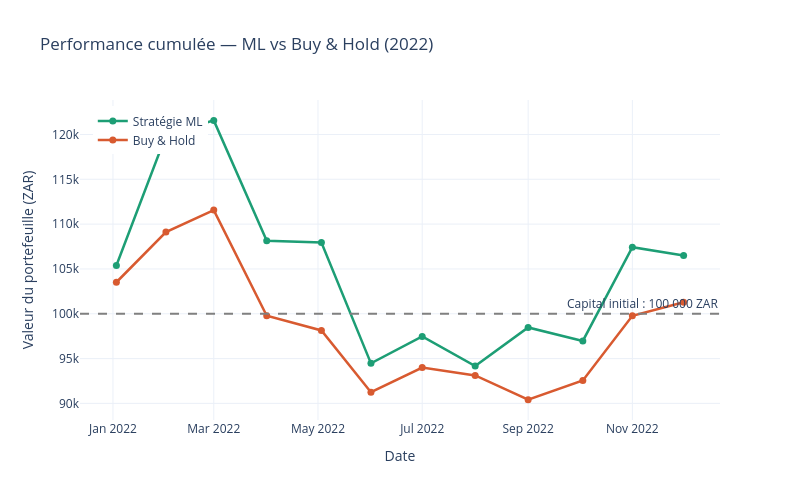

The cell this chart's notebook holds for it:
### Markdown cell above
## Backtesting de la stratégie ML

Le backtesting simule ce qui se serait passé si on avait suivi les recommandations du modèle en conditions réelles.

On compare deux stratégies sur l'année 2022 :

- **Stratégie ML** : on investit uniquement dans les actions que le modèle recommande avec une confiance ≥ 55%
- **Stratégie Buy & Hold** : on investit dans toutes les actions sans sélection — c'est notre référence

Capital de départ : **100 000 ZAR**

### Code cell
fig = go.Figure()

fig.add_trace(go.Scatter(
    x=results["date"],
    y=results["ml_cumulative"],
    mode="lines+markers",
    name="Stratégie ML",
    line=dict(color="#1D9E75", width=2.5),
    marker=dict(size=7)
))

fig.add_trace(go.Scatter(
    x=results["date"],
    y=results["bh_cumulative"],
    mode="lines+markers",
    name="Buy & Hold",
    line=dict(color="#D85A30", width=2.5),
    marker=dict(size=7)
))

fig.add_hline(
    y=100_000,
    line_dash="dash",
    line_color="gray",
    annotation_text="Capital initial : 100 000 ZAR"
)

fig.update_layout(
    title="Performance cumulée — ML vs Buy & Hold (2022)",
    xaxis_title="Date",
    yaxis_title="Valeur du portefeuille (ZAR)",
    template="plotly_white",
    width=800, height=500,
    legend=dict(x=0.02, y=0.98)
)

fig.show()

fig.write_html("../results/figures/04_performance_cumulee.html")
fig.write_image("../results/figures/04_performance_cumulee.png")

### Figure 1 — Plotly figure (JSON) as saved in the notebook; plotly's stock layout.template omitted (floating-point values rounded to 4 significant figures)
{"data": [{"line": {"color": "#1D9E75", "width": 2.5}, "marker": {"size": 7}, "mode": "lines+markers", "name": "Stratégie ML", "type": "scatter", "x": ["2022-01-03T00:00:00", "2022-02-01T00:00:00", "2022-03-01T00:00:00", "2022-04-01T00:00:00", "2022-05-03T00:00:00", "2022-06-01T00:00:00", "2022-07-01T00:00:00", "2022-08-01T00:00:00", "2022-09-01T00:00:00", "2022-10-03T00:00:00", "2022-11-01T00:00:00", "2022-12-01T00:00:00"], "y": [105400.0, 119900.0, 121600.0, 108200.0, 108000.0, 94470.0, 97470.0, 94180.0, 98470.0, 96970.0, 107400.0, 106500.0]}, {"line": {"color": "#D85A30", "width": 2.5}, "marker": {"size": 7}, "mode": "lines+markers", "name": "Buy & Hold", "type": "scatter", "x": ["2022-01-03T00:00:00", "2022-02-01T00:00:00", "2022-03-01T00:00:00", "2022-04-01T00:00:00", "2022-05-03T00:00:00", "2022-06-01T00:00:00", "2022-07-01T00:00:00", "2022-08-01T00:00:00", "2022-09-01T00:00:00", "2022-10-03T00:00:00", "2022-11-01T00:00:00", "2022-12-01T00:00:00"], "y": [103500.0, 109100.0, 111600.0, 99780.0, 98140.0, 91250.0, 94000.0, 93120.0, 90420.0, 92560.0, 99770.0, 101300.0]}], "layout": {"annotations": [{"showarrow": false, "text": "Capital initial : 100 000 ZAR", "x": 1, "xanchor": "right", "xref": "x domain", "y": 100000, "yanchor": "bottom", "yref": "y"}], "height": 500, "legend": {"x": 0.02, "y": 0.98}, "shapes": [{"line": {"color": "gray", "dash": "dash"}, "type": "line", "x0": 0, "x1": 1, "xref": "x domain", "y0": 100000, "y1": 100000, "yref": "y"}], "title": {"text": "Performance cumulée — ML vs Buy & Hold (2022)"}, "width": 800, "xaxis": {"title": {"text": "Date"}}, "yaxis": {"title": {"text": "Valeur du portefeuille (ZAR)"}}}}
